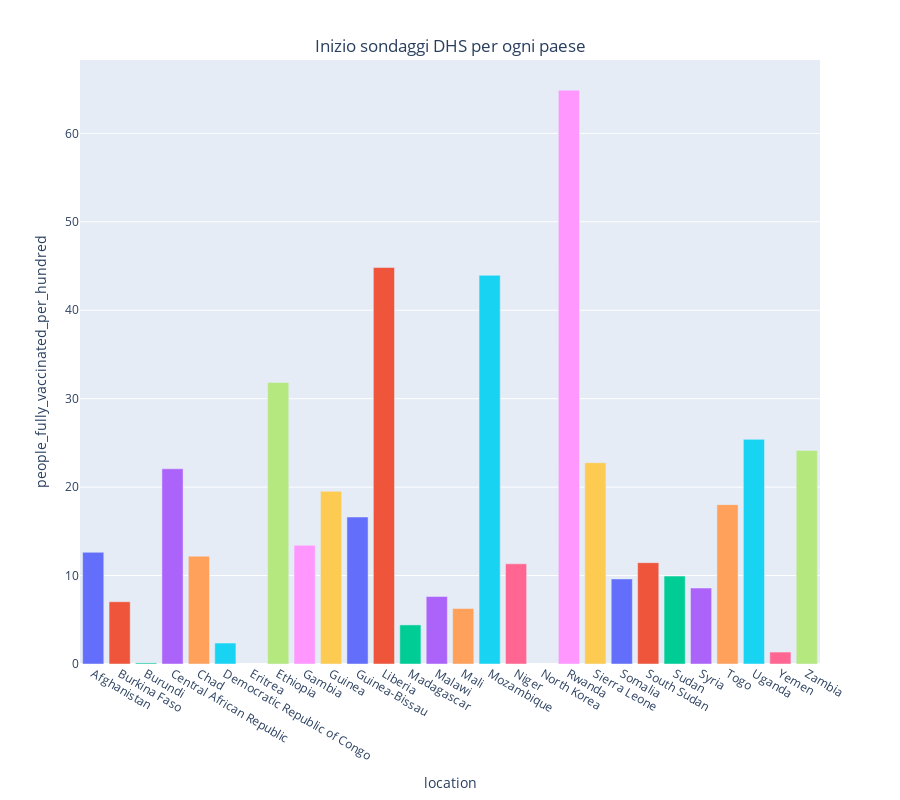

Write notebook code for a chart like this one.
### Code cell
df_LI = df.groupby(['location', 'iso_code','Income_group'], as_index=False)['people_fully_vaccinated_per_hundred'].last()
df_LI = df_LI[df_LI['Income_group']== "Low income"]

fig = px.bar(df_LI, y='people_fully_vaccinated_per_hundred', x='location', color = 'location', height = 800)
fig.update_layout(showlegend=False,
    title={
    'text': "Inizio sondaggi DHS per ogni paese",
    'y':0.95,
    'x':0.5,
    'xanchor': 'center',
    'yanchor': 'top'})
fig.show()

### Figure 1 — Plotly figure (JSON) as saved in the notebook; plotly's stock layout.template omitted (floating-point values rounded to 4 significant figures)
{"data": [{"alignmentgroup": "True", "hovertemplate": "location=%{x}<br>people_fully_vaccinated_per_hundred=%{y}<extra></extra>", "legendgroup": "Afghanistan", "marker": {"color": "#636efa", "pattern": {"shape": ""}}, "name": "Afghanistan", "offsetgroup": "Afghanistan", "orientation": "v", "showlegend": true, "textposition": "auto", "type": "bar", "x": ["Afghanistan"], "xaxis": "x", "y": [12.63], "yaxis": "y"}, {"alignmentgroup": "True", "hovertemplate": "location=%{x}<br>people_fully_vaccinated_per_hundred=%{y}<extra></extra>", "legendgroup": "Burkina Faso", "marker": {"color": "#EF553B", "pattern": {"shape": ""}}, "name": "Burkina Faso", "offsetgroup": "Burkina Faso", "orientation": "v", "showlegend": true, "textposition": "auto", "type": "bar", "x": ["Burkina Faso"], "xaxis": "x", "y": [7.04], "yaxis": "y"}, {"alignmentgroup": "True", "hovertemplate": "location=%{x}<br>people_fully_vaccinated_per_hundred=%{y}<extra></extra>", "legendgroup": "Burundi", "marker": {"color": "#00cc96", "pattern": {"shape": ""}}, "name": "Burundi", "offsetgroup": "Burundi", "orientation": "v", "showlegend": true, "textposition": "auto", "type": "bar", "x": ["Burundi"], "xaxis": "x", "y": [0.12], "yaxis": "y"}, {"alignmentgroup": "True", "hovertemplate": "location=%{x}<br>people_fully_vaccinated_per_hundred=%{y}<extra></extra>", "legendgroup": "Central African Republic", "marker": {"color": "#ab63fa", "pattern": {"shape": ""}}, "name": "Central African Republic", "offsetgroup": "Central African Republic", "orientation": "v", "showlegend": true, "textposition": "auto", "type": "bar", "x": ["Central African Republic"], "xaxis": "x", "y": [22.07], "yaxis": "y"}, {"alignmentgroup": "True", "hovertemplate": "location=%{x}<br>people_fully_vaccinated_per_hundred=%{y}<extra></extra>", "legendgroup": "Chad", "marker": {"color": "#FFA15A", "pattern": {"shape": ""}}, "name": "Chad", "offsetgroup": "Chad", "orientation": "v", "showlegend": true, "textposition": "auto", "type": "bar", "x": ["Chad"], "xaxis": "x", "y": [12.19], "yaxis": "y"}, {"alignmentgroup": "True", "hovertemplate": "location=%{x}<br>people_fully_vaccinated_per_hundred=%{y}<extra></extra>", "legendgroup": "Democratic Republic of Congo", "marker": {"color": "#19d3f3", "pattern": {"shape": ""}}, "name": "Democratic Republic of Congo", "offsetgroup": "Democratic Republic of Congo", "orientation": "v", "showlegend": true, "textposition": "auto", "type": "bar", "x": ["Democratic Republic of Congo"], "xaxis": "x", "y": [2.37], "yaxis": "y"}, {"alignmentgroup": "True", "hovertemplate": "location=%{x}<br>people_fully_vaccinated_per_hundred=%{y}<extra></extra>", "legendgroup": "Eritrea", "marker": {"color": "#FF6692", "pattern": {"shape": ""}}, "name": "Eritrea", "offsetgroup": "Eritrea", "orientation": "v", "showlegend": true, "textposition": "auto", "type": "bar", "x": ["Eritrea"], "xaxis": "x", "y": [null], "yaxis": "y"}, {"alignmentgroup": "True", "hovertemplate": "location=%{x}<br>people_fully_vaccinated_per_hundred=%{y}<extra></extra>", "legendgroup": "Ethiopia", "marker": {"color": "#B6E880", "pattern": {"shape": ""}}, "name": "Ethiopia", "offsetgroup": "Ethiopia", "orientation": "v", "showlegend": true, "textposition": "auto", "type": "bar", "x": ["Ethiopia"], "xaxis": "x", "y": [31.84], "yaxis": "y"}, {"alignmentgroup": "True", "hovertemplate": "location=%{x}<br>people_fully_vaccinated_per_hundred=%{y}<extra></extra>", "legendgroup": "Gambia", "marker": {"color": "#FF97FF", "pattern": {"shape": ""}}, "name": "Gambia", "offsetgroup": "Gambia", "orientation": "v", "showlegend": true, "textposition": "auto", "type": "bar", "x": ["Gambia"], "xaxis": "x", "y": [13.42], "yaxis": "y"}, {"alignmentgroup": "True", "hovertemplate": "location=%{x}<br>people_fully_vaccinated_per_hundred=%{y}<extra></extra>", "legendgroup": "Guinea", "marker": {"color": "#FECB52", "pattern": {"shape": ""}}, "name": "Guinea", "offsetgroup": "Guinea", "orientation": "v", "showlegend": true, "textposition": "auto", "type": "bar", "x": ["Guinea"], "xaxis": "x", "y": [19.52], "yaxis": "y"}, {"alignmentgroup": "True", "hovertemplate": "location=%{x}<br>people_fully_vaccinated_per_hundred=%{y}<extra></extra>", "legendgroup": "Guinea-Bissau", "marker": {"color": "#636efa", "pattern": {"shape": ""}}, "name": "Guinea-Bissau", "offsetgroup": "Guinea-Bissau", "orientation": "v", "showlegend": true, "textposition": "auto", "type": "bar", "x": ["Guinea-Bissau"], "xaxis": "x", "y": [16.62], "yaxis": "y"}, {"alignmentgroup": "True", "hovertemplate": "location=%{x}<br>people_fully_vaccinated_per_hundred=%{y}<extra></extra>", "legendgroup": "Liberia", "marker": {"color": "#EF553B", "pattern": {"shape": ""}}, "name": "Liberia", "offsetgroup": "Liberia", "orientation": "v", "showlegend": true, "textposition": "auto", "type": "bar", "x": ["Liberia"], "xaxis": "x", "y": [44.83], "yaxis": "y"}, {"alignmentgroup": "True", "hovertemplate": "location=%{x}<br>people_fully_vaccinated_per_hundred=%{y}<extra></extra>", "legendgroup": "Madagascar", "marker": {"color": "#00cc96", "pattern": {"shape": ""}}, "name": "Madagascar", "offsetgroup": "Madagascar", "orientation": "v", "showlegend": true, "textposition": "auto", "type": "bar", "x": ["Madagascar"], "xaxis": "x", "y": [4.42], "yaxis": "y"}, {"alignmentgroup": "True", "hovertemplate": "location=%{x}<br>people_fully_vaccinated_per_hundred=%{y}<extra></extra>", "legendgroup": "Malawi", "marker": {"color": "#ab63fa", "pattern": {"shape": ""}}, "name": "Malawi", "offsetgroup": "Malawi", "orientation": "v", "showlegend": true, "textposition": "auto", "type": "bar", "x": ["Malawi"], "xaxis": "x", "y": [7.63], "yaxis": "y"}, {"alignmentgroup": "True", "hovertemplate": "location=%{x}<br>people_fully_vaccinated_per_hundred=%{y}<extra></extra>", "legendgroup": "Mali", "marker": {"color": "#FFA15A", "pattern": {"shape": ""}}, "name": "Mali", "offsetgroup": "Mali", "orientation": "v", "showlegend": true, "textposition": "auto", "type": "bar", "x": ["Mali"], "xaxis": "x", "y": [6.28], "yaxis": "y"}, {"alignmentgroup": "True", "hovertemplate": "location=%{x}<br>people_fully_vaccinated_per_hundred=%{y}<extra></extra>", "legendgroup": "Mozambique", "marker": {"color": "#19d3f3", "pattern": {"shape": ""}}, "name": "Mozambique", "offsetgroup": "Mozambique", "orientation": "v", "showlegend": true, "textposition": "auto", "type": "bar", "x": ["Mozambique"], "xaxis": "x", "y": [43.95], "yaxis": "y"}, {"alignmentgroup": "True", "hovertemplate": "location=%{x}<br>people_fully_vaccinated_per_hundred=%{y}<extra></extra>", "legendgroup": "Niger", "marker": {"color": "#FF6692", "pattern": {"shape": ""}}, "name": "Niger", "offsetgroup": "Niger", "orientation": "v", "showlegend": true, "textposition": "auto", "type": "bar", "x": ["Niger"], "xaxis": "x", "y": [11.33], "yaxis": "y"}, {"alignmentgroup": "True", "hovertemplate": "location=%{x}<br>people_fully_vaccinated_per_hundred=%{y}<extra></extra>", "legendgroup": "North Korea", "marker": {"color": "#B6E880", "pattern": {"shape": ""}}, "name": "North Korea", "offsetgroup": "North Korea", "orientation": "v", "showlegend": true, "textposition": "auto", "type": "bar", "x": ["North Korea"], "xaxis": "x", "y": [null], "yaxis": "y"}, {"alignmentgroup": "True", "hovertemplate": "location=%{x}<br>people_fully_vaccinated_per_hundred=%{y}<extra></extra>", "legendgroup": "Rwanda", "marker": {"color": "#FF97FF", "pattern": {"shape": ""}}, "name": "Rwanda", "offsetgroup": "Rwanda", "orientation": "v", "showlegend": true, "textposition": "auto", "type": "bar", "x": ["Rwanda"], "xaxis": "x", "y": [64.88], "yaxis": "y"}, {"alignmentgroup": "True", "hovertemplate": "location=%{x}<br>people_fully_vaccinated_per_hundred=%{y}<extra></extra>", "legendgroup": "Sierra Leone", "marker": {"color": "#FECB52", "pattern": {"shape": ""}}, "name": "Sierra Leone", "offsetgroup": "Sierra Leone", "orientation": "v", "showlegend": true, "textposition": "auto", "type": "bar", "x": ["Sierra Leone"], "xaxis": "x", "y": [22.76], "yaxis": "y"}, {"alignmentgroup": "True", "hovertemplate": "location=%{x}<br>people_fully_vaccinated_per_hundred=%{y}<extra></extra>", "legendgroup": "Somalia", "marker": {"color": "#636efa", "pattern": {"shape": ""}}, "name": "Somalia", "offsetgroup": "Somalia", "orientation": "v", "showlegend": true, "textposition": "auto", "type": "bar", "x": ["Somalia"], "xaxis": "x", "y": [9.62], "yaxis": "y"}, {"alignmentgroup": "True", "hovertemplate": "location=%{x}<br>people_fully_vaccinated_per_hundred=%{y}<extra></extra>", "legendgroup": "South Sudan", "marker": {"color": "#EF553B", "pattern": {"shape": ""}}, "name": "South Sudan", "offsetgroup": "South Sudan", "orientation": "v", "showlegend": true, "textposition": "auto", "type": "bar", "x": ["South Sudan"], "xaxis": "x", "y": [11.46], "yaxis": "y"}, {"alignmentgroup": "True", "hovertemplate": "location=%{x}<br>people_fully_vaccinated_per_hundred=%{y}<extra></extra>", "legendgroup": "Sudan", "marker": {"color": "#00cc96", "pattern": {"shape": ""}}, "name": "Sudan", "offsetgroup": "Sudan", "orientation": "v", "showlegend": true, "textposition": "auto", "type": "bar", "x": ["Sudan"], "xaxis": "x", "y": [9.94], "yaxis": "y"}, {"alignmentgroup": "True", "hovertemplate": "location=%{x}<br>people_fully_vaccinated_per_hundred=%{y}<extra></extra>", "legendgroup": "Syria", "marker": {"color": "#ab63fa", "pattern": {"shape": ""}}, "name": "Syria", "offsetgroup": "Syria", "orientation": "v", "showlegend": true, "textposition": "auto", "type": "bar", "x": ["Syria"], "xaxis": "x", "y": [8.59], "yaxis": "y"}, {"alignmentgroup": "True", "hovertemplate": "location=%{x}<br>people_fully_vaccinated_per_hundred=%{y}<extra></extra>", "legendgroup": "Togo", "marker": {"color": "#FFA15A", "pattern": {"shape": ""}}, "name": "Togo", "offsetgroup": "Togo", "orientation": "v", "showlegend": true, "textposition": "auto", "type": "bar", "x": ["Togo"], "xaxis": "x", "y": [18.02], "yaxis": "y"}, {"alignmentgroup": "True", "hovertemplate": "location=%{x}<br>people_fully_vaccinated_per_hundred=%{y}<extra></extra>", "legendgroup": "Uganda", "marker": {"color": "#19d3f3", "pattern": {"shape": ""}}, "name": "Uganda", "offsetgroup": "Uganda", "orientation": "v", "showlegend": true, "textposition": "auto", "type": "bar", "x": ["Uganda"], "xaxis": "x", "y": [25.4], "yaxis": "y"}, {"alignmentgroup": "True", "hovertemplate": "location=%{x}<br>people_fully_vaccinated_per_hundred=%{y}<extra></extra>", "legendgroup": "Yemen", "marker": {"color": "#FF6692", "pattern": {"shape": ""}}, "name": "Yemen", "offsetgroup": "Yemen", "orientation": "v", "showlegend": true, "textposition": "auto", "type": "bar", "x": ["Yemen"], "xaxis": "x", "y": [1.35], "yaxis": "y"}, {"alignmentgroup": "True", "hovertemplate": "location=%{x}<br>people_fully_vaccinated_per_hundred=%{y}<extra></extra>", "legendgroup": "Zambia", "marker": {"color": "#B6E880", "pattern": {"shape": ""}}, "name": "Zambia", "offsetgroup": "Zambia", "orientation": "v", "showlegend": true, "textposition": "auto", "type": "bar", "x": ["Zambia"], "xaxis": "x", "y": [24.15], "yaxis": "y"}], "layout": {"barmode": "relative", "height": 800, "legend": {"title": {"text": "location"}, "tracegroupgap": 0}, "margin": {"t": 60}, "showlegend": false, "title": {"text": "Inizio sondaggi DHS per ogni paese", "x": 0.5, "xanchor": "center", "y": 0.95, "yanchor": "top"}, "xaxis": {"anchor": "y", "categoryarray": ["Afghanistan", "Burkina Faso", "Burundi", "Central African Republic", "Chad", "Democratic Republic of Congo", "Eritrea", "Ethiopia", "Gambia", "Guinea", "Guinea-Bissau", "Liberia", "Madagascar", "Malawi", "Mali", "Mozambique", "Niger", "North Korea", "Rwanda", "Sierra Leone", "Somalia", "South Sudan", "Sudan", "Syria", "Togo", "Uganda", "Yemen", "Zambia"], "categoryorder": "array", "domain": [0.0, 1.0], "title": {"text": "location"}}, "yaxis": {"anchor": "x", "domain": [0.0, 1.0], "title": {"text": "people_fully_vaccinated_per_hundred"}}}}
